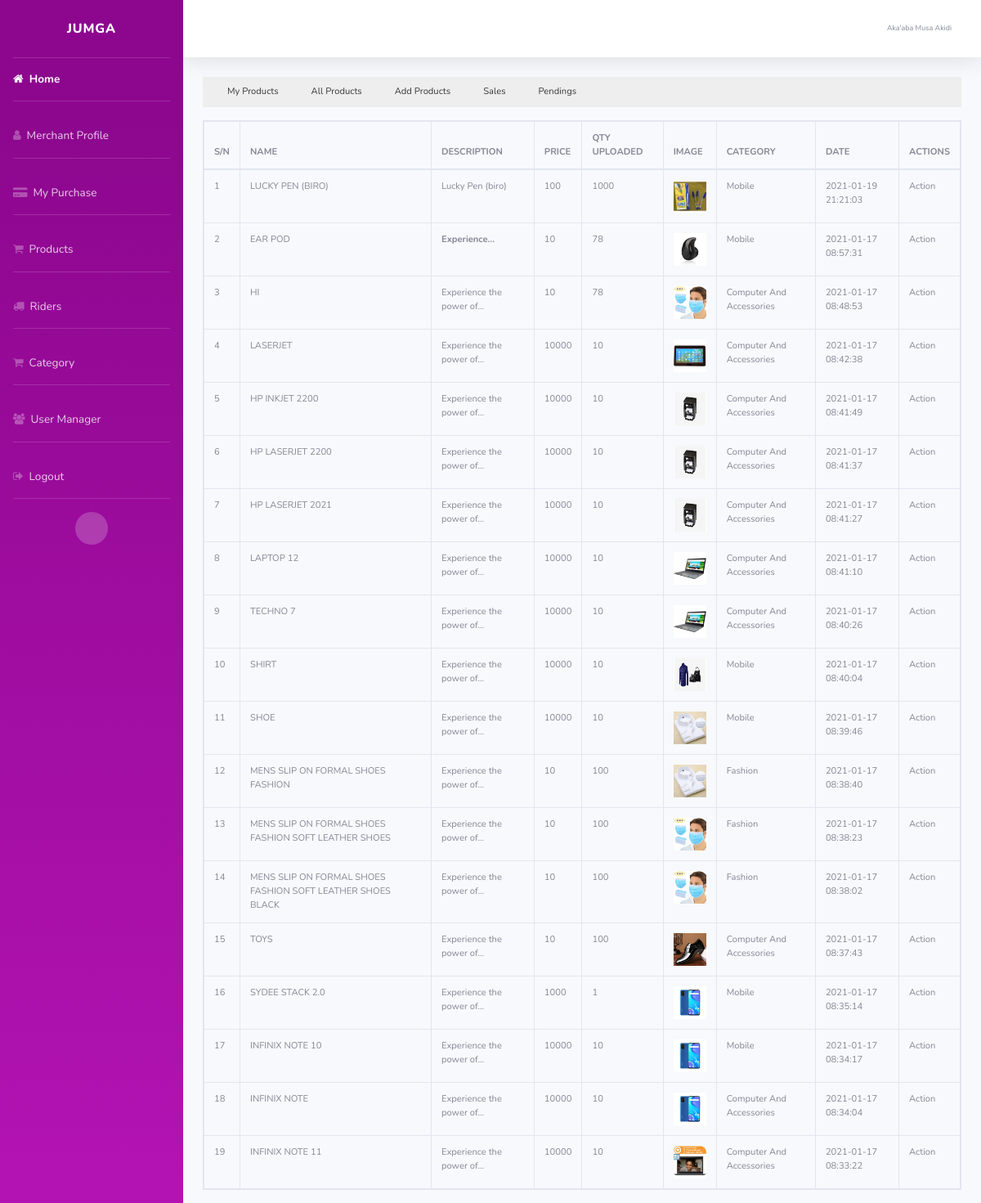
The page /dashboard/?p=product (signed in) on the database its author committed.
### tables this page shows
CREATE TABLE `product` (
  `id` int(11) NOT NULL,
  `user_id` int(11) NOT NULL,
  `name` varchar(100) NOT NULL,
  `description` text NOT NULL,
  `category_id` int(11) NOT NULL,
  `qty` int(11) NOT NULL,
  `price` int(11) NOT NULL,
  `images` text NOT NULL,
  `date` timestamp NOT NULL DEFAULT current_timestamp()
);

CREATE TABLE `users` (
  `id` int(11) NOT NULL,
  `fullname` varchar(255) NOT NULL,
  `email` varchar(255) NOT NULL,
  `phone` varchar(255) NOT NULL,
  `gender` varchar(20) NOT NULL,
  `country` varchar(255) NOT NULL,
  `type` varchar(255) NOT NULL,
  `password` text NOT NULL,
  `transaction_code` text NOT NULL,
  `status` varchar(255) NOT NULL,
  `verification_code` text NOT NULL,
  `date` timestamp NOT NULL DEFAULT current_timestamp()
);

CREATE TABLE `category` (
  `id` int(11) NOT NULL,
  `title` varchar(50) NOT NULL,
  `status` varchar(50) NOT NULL DEFAULT 'approve'
);

### dashboard/control/product.php (the view, shortened to what this page needs)
<?php
    $userid = $_SESSION['juId'];
    function truncate($text, $chars = 25) {
        if (strlen($text) <= $chars) {
            return $text;
        }
        $text = $text." ";
        $text = substr($text,0,$chars);
        $text = substr($text,0,strrpos($text,' '));
        $text = $text."...";
        return $text;
    }
?>
<div class="item" id="item">
    <div class="item-link-container" id="item-link-container">
        <div>
            <a href="?p=product" class="item-link" name="p-link" id="myproducts">My Products</a>
        </div>
        <?php
            if ($_SESSION['juType'] === 'admin') {
                echo '
                    <div>
                        <a class="item-link" name="p-link" id="allproducts">All Products</a>
                    </div>
                ';
            }
        ?>
        <div>
            <a class="item-link" name="p-link" id="addproducts">Add Products</a>
        </div>
        <div>
            <a class="item-link" name="p-link" id="sales">Sales</a>
        </div>
        <div>
            <a class="item-link" name="p-link" id="pending">Pendings</a>
        </div>
    </div>
    <div class="show-item mt-3" id="show-item">
        <?php
    $aPQuery = mysqli_query($conn, "SELECT * FROM product WHERE user_id=$userid ORDER BY date DESC");
                if (!$aPQuery) {
                    die(("PRODUCT FETCH FAILS ".mysqli_error($conn)));
                }else if(mysqli_num_rows($aPQuery) < 1){
                    echo ("<h2 class='m-3'>NO PRODUCT UPLOADED</h2>");
                }else{
        ?>
        <table class="table table-bordered table-responsive">
                <thead>
                    <tr>
                        <th>S/N</th>
                        <th>NAME</th>
                        <th>DESCRIPTION</th>
                        <th>PRICE</th>
                        <th>QTY UPLOADED</th>
                        <th>IMAGE</th>
                        <th>CATEGORY</th>
                        <th>DATE</th>
                        <th>ACTIONS</th>
                    </tr>
                </thead>
                <tbody>
            <?php
                    $sn = 1;
                    while ($row = mysqli_fetch_assoc($aPQuery)) {
                        $n = strtoupper($row['name']);
                        $des = $row['description'];
                        $tDes = truncate($des);
                        $price = $row['price'];
                        $q = $row['qty'];
                        $c = $row['category_id'];
                        $catQuery = mysqli_query($conn, "SELECT * FROM category WHERE id=$c");
                        $catName = ucwords(mysqli_fetch_assoc($catQuery)['title']);
                        $image = $row['images'];
                        $date = $row['date'];
                        $uIQuery = mysqli_query($conn, "SELECT * FROM users WHERE id=$userid");
                        $p = mysqli_fetch_assoc($uIQuery)['phone'];
                        echo "<tr>
                        <td>$sn</td>
                        <td>$n</td>
                        <td>$tDes</td>
                        <td>$price</td>
                        <td>$q</td>
                        <td> <img src='../users/sydeestack_$p/$image' alt='' style='width: 40px; height: 40px'></td>
                        <td>$catName</td>
                        <td>$date</td>
                        <td>Action</td>
                    </tr>";
                    $sn++;
                    }
                    echo "   </tbody>
                    </table>";
                }
            ?>
    </div>
</div>

### dashboard/css/style.css (style rules this page uses)
* { box-sizing: border-box; }
#item-link-container { display: flex; flex-wrap: wrap; background-color: #eee; }
a, a:hover, a:active, a:focus, on { text-decoration: none; cursor: pointer; }
.item-link { color: #3a3737; height: 100%; width: 100%; display: inline-block; margin-left: 20px; padding: 10px; }
#show-item { display: flex; justify-content: center; align-items: center; }
img { width: 100%; height: 100%; }

### rows shown on the page
product: name "LUCKY PEN (BIRO)", description "Lucky Pen (biro)", price "100", qty "1000", user+images (picture), category.title "Mobile", date "2021-01-19 21:21:03"
product: name "EAR POD", description "Experience...", price "10", qty "78", user+images (picture), category.title "Mobile", date "2021-01-17 08:57:31"
product: name "HI", description "Experience the power of...", price "10", qty "78", user+images (picture), category.title "Computer And Accessories", date "2021-01-17 08:48:53"
product: name "LASERJET", description "Experience the power of...", price "10000", qty "10", user+images (picture), category.title "Computer And Accessories", date "2021-01-17 08:42:38"
product: name "HP INKJET 2200", description "Experience the power of...", price "10000", qty "10", user+images (picture), category.title "Computer And Accessories", date "2021-01-17 08:41:49"
product: name "HP LASERJET 2200", description "Experience the power of...", price "10000", qty "10", user+images (picture), category.title "Computer And Accessories", date "2021-01-17 08:41:37"
product: name "HP LASERJET 2021", description "Experience the power of...", price "10000", qty "10", user+images (picture), category.title "Computer And Accessories", date "2021-01-17 08:41:27"
product: name "LAPTOP 12", description "Experience the power of...", price "10000", qty "10", user+images (picture), category.title "Computer And Accessories", date "2021-01-17 08:41:10"
product: name "TECHNO 7", description "Experience the power of...", price "10000", qty "10", user+images (picture), category.title "Computer And Accessories", date "2021-01-17 08:40:26"
product: name "SHIRT", description "Experience the power of...", price "10000", qty "10", user+images (picture), category.title "Mobile", date "2021-01-17 08:40:04"
product: name "SHOE", description "Experience the power of...", price "10000", qty "10", user+images (picture), category.title "Mobile", date "2021-01-17 08:39:46"
product: name "MENS SLIP ON FORMAL SHOES FASHION", description "Experience the power of...", price "10", qty "100", user+images (picture), category.title "Fashion", date "2021-01-17 08:38:40"
product: name "MENS SLIP ON FORMAL SHOES FASHION SOFT LEATHER SHOES", description "Experience the power of...", price "10", qty "100", user+images (picture), category.title "Fashion", date "2021-01-17 08:38:23"
product: name "MENS SLIP ON FORMAL SHOES FASHION SOFT LEATHER SHOES BLACK", description "Experience the power of...", price "10", qty "100", user+images (picture), category.title "Fashion", date "2021-01-17 08:38:02"
product: name "TOYS", description "Experience the power of...", price "10", qty "100", user+images (picture), category.title "Computer And Accessories", date "2021-01-17 08:37:43"
product: name "SYDEE STACK 2.0", description "Experience the power of...", price "1000", qty "1", user+images (picture), category.title "Mobile", date "2021-01-17 08:35:14"
product: name "INFINIX NOTE 10", description "Experience the power of...", price "10000", qty "10", user+images (picture), category.title "Mobile", date "2021-01-17 08:34:17"
product: name "INFINIX NOTE", description "Experience the power of...", price "10000", qty "10", user+images (picture), category.title "Computer And Accessories", date "2021-01-17 08:34:04"
product: name "INFINIX NOTE 11", description "Experience the power of...", price "10000", qty "10", user+images (picture), category.title "Computer And Accessories", date "2021-01-17 08:33:22"

### other values the page prints
$_SESSION['juFullname'] "Aka'aba Musa Akidi"
